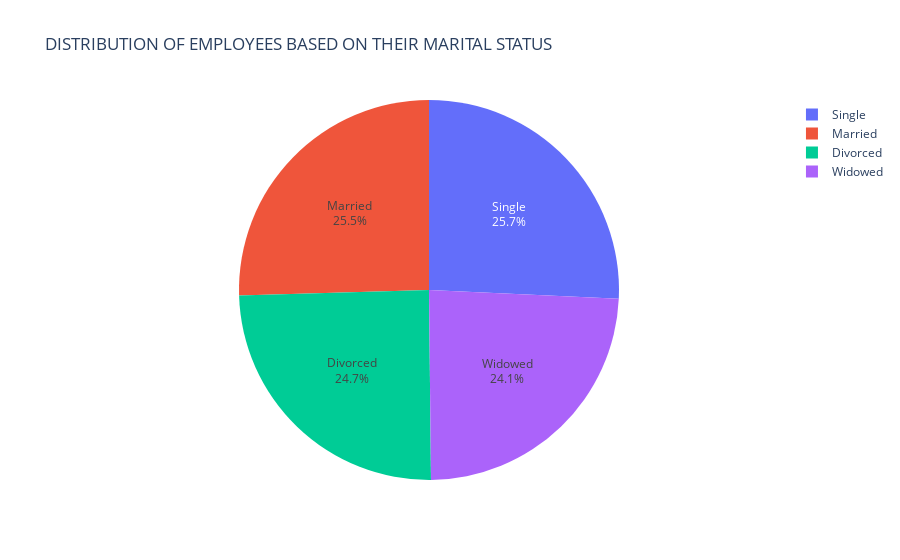

Notebook code cell kept with this figure:
### Code cell
#Import the visualization library
import plotly.express as px

#Calculate the counts of each unique value in the 'MaritalDesc' column.
marital_count = data['MaritalDesc'].value_counts()

# Create a pie chart.
# 'names' parameter specifies the labels for the segments.
# 'values' parameter specifies the values for each segment.
# 'title' parameter sets the title for the chart.
fig = px.pie(marital_count, names=marital_count.index, values=marital_count.values, title='DISTRIBUTION OF EMPLOYEES BASED ON THEIR MARITAL STATUS')

# Update the pie chart's traces to show both the percentage and label on the chart.
fig.update_traces(textinfo='percent+label')

#Display the pie chart.
fig.show()

fig.write_image("Distribution of employees based on their marital status.png")

### Figure 1 — Plotly figure (JSON) as saved in the notebook; plotly's stock layout.template omitted (floating-point values rounded to 4 significant figures)
{"data": [{"domain": {"x": [0, 1], "y": [0, 1]}, "hovertemplate": "MaritalDesc=%{label}<br>value=%{value}<extra></extra>", "labels": ["Single", "Married", "Divorced", "Widowed"], "legendgroup": "", "name": "", "showlegend": true, "textinfo": "percent+label", "type": "pie", "values": [772, 764, 741, 723]}], "layout": {"legend": {"tracegroupgap": 0}, "title": {"text": "DISTRIBUTION OF EMPLOYEES BASED ON THEIR MARITAL STATUS"}}}
